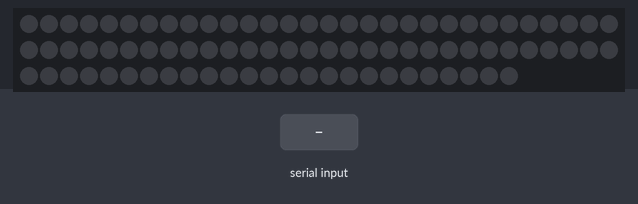
The sketch below on a simulated Arduino Uno, built with avr-gcc and run on an emulated ATmega328P. Parts: 85 RGB LEDs in strip order, left to right, continuing on the next row. Inputs (shaded band) come from the test bench. Dim RGB values are drawn brighter than linear.

Above: at 3.2 s.
3.3 s: "freq2 \n" received over Serial
6.3 s: "1\n" received over Serial
At 8.8 s:
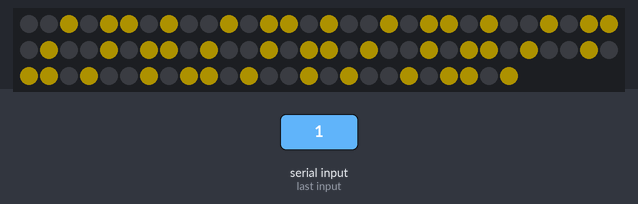
9.3 s: "2\n" received over Serial
At 12.1 s:
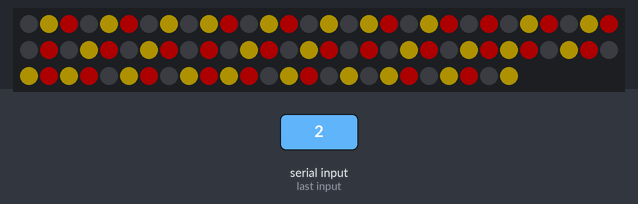
12.3 s: "3\n" received over Serial
At 15.0 s:
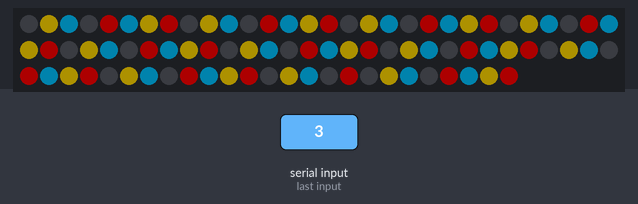
15.3 s: "4\n" received over Serial
At 18.1 s:
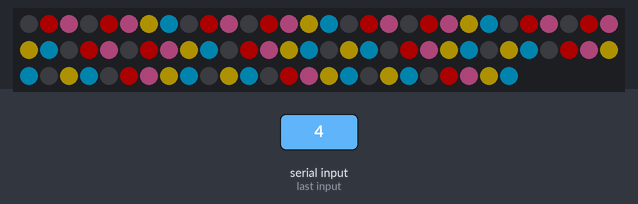
18.3 s: "5\n" received over Serial
At 21.2 s:
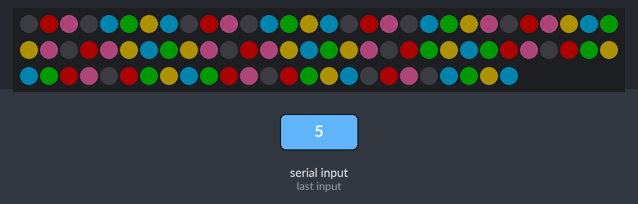
Timing chart, 0 to 22.3 s (numbered marks = the images above; inputs shaded):
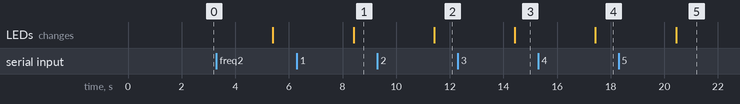

The sketch:

sketch_dec4a.ino
```cpp
#include <FastLED.h>
#define NUM_LEDS 85
#define LED_PIN 2

CRGB leds[NUM_LEDS];
int sentimentCount [7] = {0,0,0,0,0,0,0};
int ratioList[NUM_LEDS];

void distributeList(int emotion) {
  int index = 0;
  double sum = 0;

  // Update sentiment count with new emotion
  sentimentCount[emotion]++;

  // Print current sentiment count
  for (int i = 0; i < 7; i++) {
      // Serial.print(sentimentCount[i]);
      sum+=sentimentCount[i];
      // Serial.print(" ");  // Print a space between numbers
  }
  // Serial.println();  // Print a newline at the end

  // Calculate frequency (Num of lights correlating to ratio of presence of emotion)
  double freq[7] = {0,0,0,0,0,0,0};
  freq[0] = 0;
  for (int i = 0; i < 7; i++) {\
    // Serial.print("sum ");
    // Serial.println(sum);
    // Serial.print("sent count ");
    // Serial.println(sentimentCount[i]);
    // Serial.println(freq[i]);
    //How many LEDS should be lit for this sentiment (Max 85)
    freq[i] = ceil(double(NUM_LEDS) * (double(sentimentCount[i])/double(sum)));
    // Serial.print("freq2 ");
    // Serial.println(freq[i]);
  }

  // // Print frequency
  // for (int i = 0; i < 7; i++) {
  //     Serial.print(freq[i]);
  //     Serial.print(" ");
  // }
  // Serial.println();  // Print a newline at the end

  // Rearrange numbers in the result list
  for (int i = 0; i < NUM_LEDS; i++) {
    ratioList[i] = -1; // Initialize result list with -1
  }
  index = 0;
  for (int i = 0; i < 7; i++) {
    int num = i;
    int count = freq[i];
    for (int j = 0; j < count-1; j++) {
      while (ratioList[index] != -1) {
        index = (index + 1) % NUM_LEDS; // Find the next available position
      }

      ratioList[index] = num;
      index = (index + 8) % NUM_LEDS; // Maximize spacing
    }
  }
  // Randomly assign light ordering (Each same colour should be fairly evenly dispersed)

  //Print ratio list
  // for (int i = 0; i < 85; i++) {
  //     Serial.print(ratioList[i]);
  //     Serial.print(" ");  // Print a space between numbers
  // }
  // Serial.println();  // Print a newline at the end

 }


void setup () {

  Serial.begin(9600);

  FastLED.addLeds<WS2812B, LED_PIN, GRB>(leds, NUM_LEDS);
  FastLED.setBrightness(50);
  for (int i=0; i<NUM_LEDS; i++){
    leds[i] = CRGB::Black;
  }
  delay(2000);
}

void loop () {
  // // Wait for a response
  while (Serial.available() == 0) {
    delay(100);
  }

  // // // Read and display the response
  String response = Serial.readStringUntil('\n');
  // // Serial.println("Response from Hugging Face:");
  // Serial.println(response);

  // // // Perform distribution
  // for (int i=0; i<sizeof(fakeloop); i++){
  //   Serial.println(fakeloop[i]);
  distributeList(response.toInt());

    // # 0 = Neutral: Black
    // # 1 = Joy: Golden
    // # 2 = Anger: Red
    // # 3 = Sadness: DeepSkyBlue
    // # 4 = Love: Hot Pink
    // # 5 = Fun: Green
    // # 6 = Unease; DarkOliveGreen
    // # 7 = Reflection: Violet
    FastLED.clear();
    delay(2000);
    // {3,4,2,4,6,1,7,5,2,2,2};
    for (int i=0; i<NUM_LEDS; i++){
      if (ratioList[i]==1){
        leds[i] = CRGB::Gold;
      }
      else if (ratioList[i]==2){
        leds[i] = CRGB::Red;
      }
      else if (ratioList[i]==3){
        leds[i] = CRGB::DeepSkyBlue;
      }
      else if (ratioList[i]==4){
        leds[i] = CRGB::HotPink;
      }
      else if (ratioList[i]==5){
        leds[i] = CRGB::Green;
      }
      else if (ratioList[i]==6){
        leds[i] = CRGB::DarkOliveGreen;
      }
      else if (ratioList[i]==7){
        leds[i] = CRGB::Violet;
      }
    }
    FastLED.show();
    delay(1000);
  }
```

Measured:
- after the input at 6.3 s, the LEDs: change after 2.1 s (image 1)
- after the input at 9.3 s, the LEDs: change after 2.1 s (image 2)
- after the input at 12.3 s, the LEDs: change after 2.1 s (image 3)
- after the input at 15.3 s, the LEDs: change after 2.1 s (image 4)
- after the input at 18.3 s, the LEDs: change after 2.1 s (image 5)
